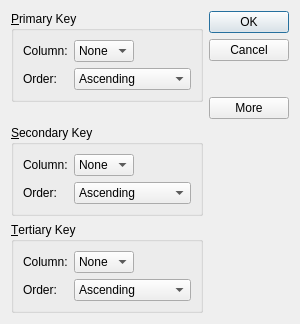
<?xml version="1.0" encoding="UTF-8"?>
<ui version="4.0">
 <class>SortDialog</class>
 <widget class="QDialog" name="SortDialog">
  <property name="geometry">
   <rect>
    <x>0</x>
    <y>0</y>
    <width>300</width>
    <height>324</height>
   </rect>
  </property>
  <property name="windowTitle">
   <string>Dialog</string>
  </property>
  <property name="windowIcon">
   <iconset resource="spreadsheet.qrc">
    <normaloff>:/images/pics/sort.png</normaloff>:/images/pics/sort.png</iconset>
  </property>
  <layout class="QGridLayout" name="gridLayout_4">
   <item row="0" column="0">
    <widget class="QGroupBox" name="primaryGroupBox">
     <property name="title">
      <string>&amp;Primary Key</string>
     </property>
     <layout class="QGridLayout" name="gridLayout">
      <item row="0" column="0">
       <widget class="QLabel" name="label">
        <property name="text">
         <string>Column:</string>
        </property>
       </widget>
      </item>
      <item row="0" column="1">
       <widget class="QComboBox" name="primaryColumnCombo">
        <item>
         <property name="text">
          <string>None</string>
         </property>
        </item>
       </widget>
      </item>
      <item row="0" column="2">
       <spacer name="horizontalSpacer">
        <property name="orientation">
         <enum>Qt::Horizontal</enum>
        </property>
        <property name="sizeHint" stdset="0">
         <size>
          <width>40</width>
          <height>20</height>
         </size>
        </property>
       </spacer>
      </item>
      <item row="1" column="0">
       <widget class="QLabel" name="label_2">
        <property name="text">
         <string>Order:</string>
        </property>
       </widget>
      </item>
      <item row="1" column="1" colspan="2">
       <widget class="QComboBox" name="primaryOrderCombo">
        <item>
         <property name="text">
          <string>Ascending</string>
         </property>
        </item>
        <item>
         <property name="text">
          <string>Descending</string>
         </property>
        </item>
       </widget>
      </item>
     </layout>
    </widget>
   </item>
   <item row="0" column="1" rowspan="2">
    <layout class="QVBoxLayout" name="verticalLayout">
     <item>
      <widget class="QDialogButtonBox" name="buttonBox">
       <property name="orientation">
        <enum>Qt::Vertical</enum>
       </property>
       <property name="standardButtons">
        <set>QDialogButtonBox::Cancel|QDialogButtonBox::Ok</set>
       </property>
      </widget>
     </item>
     <item>
      <spacer name="verticalSpacer">
       <property name="orientation">
        <enum>Qt::Vertical</enum>
       </property>
       <property name="sizeHint" stdset="0">
        <size>
         <width>20</width>
         <height>0</height>
        </size>
       </property>
      </spacer>
     </item>
     <item>
      <widget class="QPushButton" name="moreButton">
       <property name="text">
        <string>More</string>
       </property>
       <property name="checkable">
        <bool>true</bool>
       </property>
      </widget>
     </item>
    </layout>
   </item>
   <item row="1" column="0">
    <spacer name="verticalSpacer_2">
     <property name="orientation">
      <enum>Qt::Vertical</enum>
     </property>
     <property name="sizeHint" stdset="0">
      <size>
       <width>20</width>
       <height>0</height>
      </size>
     </property>
    </spacer>
   </item>
   <item row="2" column="0">
    <widget class="QGroupBox" name="secondaryGroupBox">
     <property name="title">
      <string>&amp;Secondary Key</string>
     </property>
     <layout class="QGridLayout" name="gridLayout_2">
      <item row="0" column="0">
       <widget class="QLabel" name="label_3">
        <property name="text">
         <string>Column:</string>
        </property>
       </widget>
      </item>
      <item row="0" column="1">
       <widget class="QComboBox" name="secondaryColumnCombo">
        <item>
         <property name="text">
          <string>None</string>
         </property>
        </item>
       </widget>
      </item>
      <item row="0" column="2">
       <spacer name="horizontalSpacer_2">
        <property name="orientation">
         <enum>Qt::Horizontal</enum>
        </property>
        <property name="sizeHint" stdset="0">
         <size>
          <width>40</width>
          <height>20</height>
         </size>
        </property>
       </spacer>
      </item>
      <item row="1" column="0">
       <widget class="QLabel" name="label_4">
        <property name="text">
         <string>Order:</string>
        </property>
       </widget>
      </item>
      <item row="1" column="1" colspan="2">
       <widget class="QComboBox" name="secondaryOrderCombo">
        <item>
         <property name="text">
          <string>Ascending</string>
         </property>
        </item>
        <item>
         <property name="text">
          <string>Descending</string>
         </property>
        </item>
       </widget>
      </item>
     </layout>
    </widget>
   </item>
   <item row="3" column="0">
    <widget class="QGroupBox" name="tertiaryGroupBox">
     <property name="title">
      <string>&amp;Tertiary Key</string>
     </property>
     <layout class="QGridLayout" name="gridLayout_3">
      <item row="0" column="0">
       <widget class="QLabel" name="label_5">
        <property name="text">
         <string>Column:</string>
        </property>
       </widget>
      </item>
      <item row="0" column="1">
       <widget class="QComboBox" name="tertiaryColumnCombo">
        <item>
         <property name="text">
          <string>None</string>
         </property>
        </item>
       </widget>
      </item>
      <item row="0" column="2">
       <spacer name="horizontalSpacer_3">
        <property name="orientation">
         <enum>Qt::Horizontal</enum>
        </property>
        <property name="sizeHint" stdset="0">
         <size>
          <width>40</width>
          <height>20</height>
         </size>
        </property>
       </spacer>
      </item>
      <item row="1" column="0">
       <widget class="QLabel" name="label_6">
        <property name="text">
         <string>Order:</string>
        </property>
       </widget>
      </item>
      <item row="1" column="1" colspan="2">
       <widget class="QComboBox" name="tertiaryOrderCombo">
        <item>
         <property name="text">
          <string>Ascending</string>
         </property>
        </item>
        <item>
         <property name="text">
          <string>Descending</string>
         </property>
        </item>
       </widget>
      </item>
     </layout>
    </widget>
   </item>
  </layout>
 </widget>
 <tabstops>
  <tabstop>primaryColumnCombo</tabstop>
  <tabstop>primaryOrderCombo</tabstop>
  <tabstop>buttonBox</tabstop>
  <tabstop>moreButton</tabstop>
  <tabstop>secondaryColumnCombo</tabstop>
  <tabstop>secondaryOrderCombo</tabstop>
  <tabstop>tertiaryColumnCombo</tabstop>
  <tabstop>tertiaryOrderCombo</tabstop>
 </tabstops>
 <resources>
  <include location="spreadsheet.qrc"/>
 </resources>
 <connections>
  <connection>
   <sender>buttonBox</sender>
   <signal>accepted()</signal>
   <receiver>SortDialog</receiver>
   <slot>accept()</slot>
   <hints>
    <hint type="sourcelabel">
     <x>183</x>
     <y>61</y>
    </hint>
    <hint type="destinationlabel">
     <x>157</x>
     <y>274</y>
    </hint>
   </hints>
  </connection>
  <connection>
   <sender>buttonBox</sender>
   <signal>rejected()</signal>
   <receiver>SortDialog</receiver>
   <slot>reject()</slot>
   <hints>
    <hint type="sourcelabel">
     <x>209</x>
     <y>61</y>
    </hint>
    <hint type="destinationlabel">
     <x>267</x>
     <y>274</y>
    </hint>
   </hints>
  </connection>
  <connection>
   <sender>moreButton</sender>
   <signal>toggled(bool)</signal>
   <receiver>secondaryGroupBox</receiver>
   <slot>setVisible(bool)</slot>
   <hints>
    <hint type="sourcelabel">
     <x>207</x>
     <y>88</y>
    </hint>
    <hint type="destinationlabel">
     <x>161</x>
     <y>125</y>
    </hint>
   </hints>
  </connection>
  <connection>
   <sender>moreButton</sender>
   <signal>toggled(bool)</signal>
   <receiver>tertiaryGroupBox</receiver>
   <slot>setVisible(bool)</slot>
   <hints>
    <hint type="sourcelabel">
     <x>236</x>
     <y>92</y>
    </hint>
    <hint type="destinationlabel">
     <x>173</x>
     <y>235</y>
    </hint>
   </hints>
  </connection>
 </connections>
</ui>
